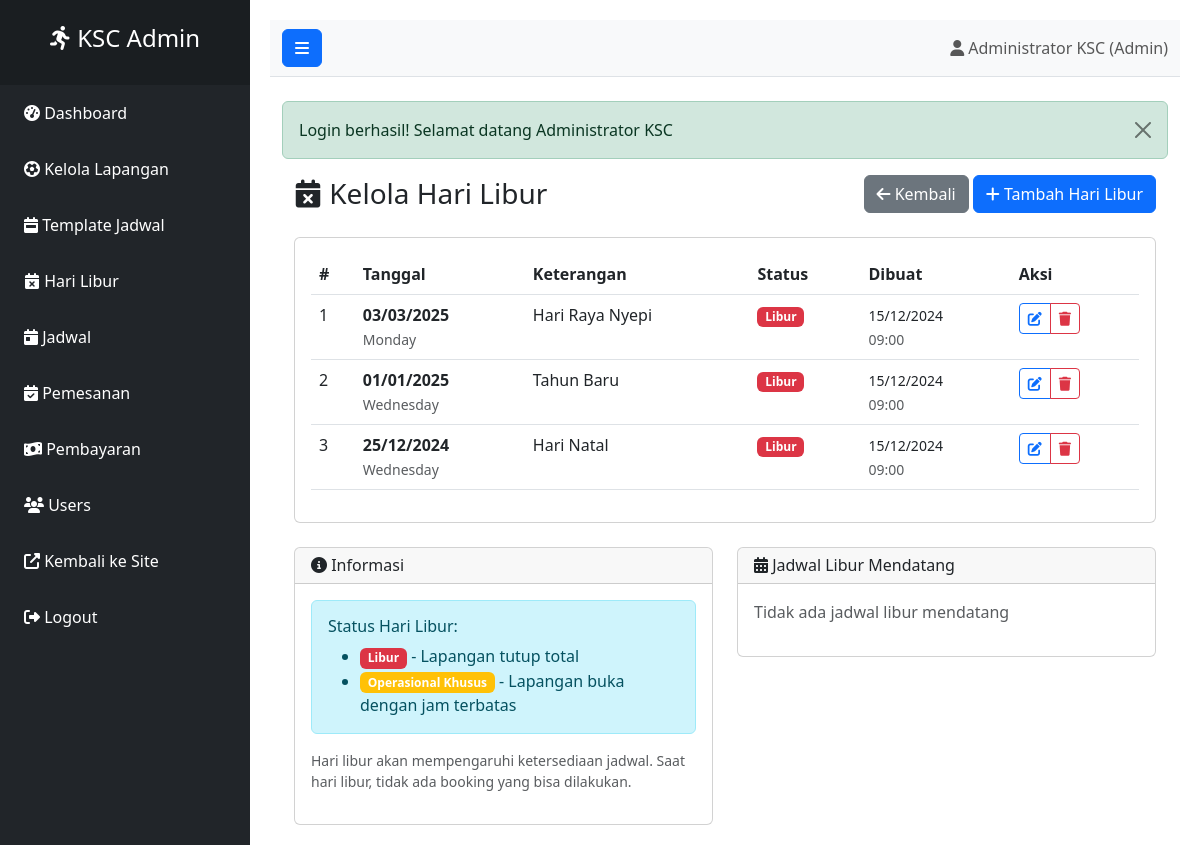
Screenshot of /admin/hari-libur.php (signed in) with the database file from the repository.
### tables this page shows
CREATE TABLE `hari_libur` (
  `id_libur` int(10) UNSIGNED NOT NULL,
  `tanggal` date NOT NULL,
  `keterangan` varchar(255) DEFAULT NULL,
  `status` enum('libur','operasional_khusus') DEFAULT 'libur',
  `created_at` timestamp NOT NULL DEFAULT current_timestamp(),
  `updated_at` timestamp NULL DEFAULT NULL ON UPDATE current_timestamp()
);

### includes/database.php (called while the page is built, shortened)
<?php
class Database {
    private $host = DB_HOST;
    private $user = DB_USER;
    private $pass = DB_PASS;
    private $dbname = DB_NAME;
    private $dbh;
    private $stmt;
    public function __construct() {
        $dsn = 'mysql:host=' . $this->host . ';dbname=' . $this->dbname . ';charset=utf8';
        $options = array(
            PDO::ATTR_PERSISTENT => true,
            PDO::ATTR_ERRMODE => PDO::ERRMODE_EXCEPTION
        );
        try {
            $this->dbh = new PDO($dsn, $this->user, $this->pass, $options);
        } catch(PDOException $e) {
            $this->error = $e->getMessage();
            echo $this->error;
        }
    }
    public function query($sql) {
        $this->stmt = $this->dbh->prepare($sql);
    }
    public function execute() {
        return $this->stmt->execute();
    }
    public function resultSet() {
        $this->execute();
        return $this->stmt->fetchAll(PDO::FETCH_OBJ);
    }
}
?>

### includes/functions.php (called while the page is built, shortened)
<?php
if (!function_exists('formatDate')) {
    function formatDate($date) {
        return date('d/m/Y', strtotime($date));
    }
}
?>

### admin/hari-libur.php (the view, shortened to what this page needs)
<?php
require_once '../includes/admin-header.php';
require_once '../includes/database.php';
require_once '../includes/functions.php';
$db = new Database();
$db->query('SELECT * FROM hari_libur ORDER BY tanggal DESC');
$holidays = $db->resultSet();
?>
<div class="container-fluid">
    <div class="d-flex justify-content-between align-items-center mb-4">
        <h1 class="h3 mb-0"><i class="fas fa-calendar-times"></i> Kelola Hari Libur</h1>
        <div>
            <a href="dashboard.php" class="btn btn-secondary">
                <i class="fas fa-arrow-left"></i> Kembali
            </a>
            <button type="button" class="btn btn-primary" data-bs-toggle="modal" data-bs-target="#addHolidayModal">
                <i class="fas fa-plus"></i> Tambah Hari Libur
            </button>
        </div>
    </div>
    <div class="card">
        <div class="card-body">
            <div class="table-responsive">
                <table class="table table-hover">
                    <thead>
                        <tr>
                            <th>#</th>
                            <th>Tanggal</th>
                            <th>Keterangan</th>
                            <th>Status</th>
                            <th>Dibuat</th>
                            <th>Aksi</th>
                        </tr>
                    </thead>
                    <tbody>
                        <?php if (empty($holidays)): ?>
                            <tr>
                                <td colspan="6" class="text-center text-muted">Belum ada hari libur</td>
                            </tr>
                        <?php else: ?>
                            <?php foreach ($holidays as $index => $holiday): ?>
                            <tr>
                                <td><?= $index + 1 ?></td>
                                <td>
                                    <strong><?= formatDate($holiday->tanggal) ?></strong><br>
                                    <small class="text-muted"><?= date('l', strtotime($holiday->tanggal)) ?></small>
                                </td>
                                <td><?= htmlspecialchars($holiday->keterangan) ?></td>
                                <td>
                                    <?php if ($holiday->status === 'libur'): ?>
                                        <span class="badge bg-danger">Libur</span>
                                    <?php else: ?>
                                        <span class="badge bg-warning">Operasional Khusus</span>
                                    <?php endif; ?>
                                </td>
                                <td>
                                    <small><?= formatDate($holiday->created_at) ?></small><br>
                                    <small class="text-muted"><?= date('H:i', strtotime($holiday->created_at)) ?></small>
                                </td>
                                <td>
                                    <div class="btn-group btn-group-sm">
                                        <button type="button" class="btn btn-outline-primary"
                                                onclick="editHoliday(<?= $holiday->id_libur ?>)">
                                            <i class="fas fa-edit"></i>
                                        </button>
                                        <a href="hari-libur.php?delete=<?= $holiday->id_libur ?>"
                                           class="btn btn-outline-danger"
                                           onclick="return confirm('Hapus hari libur ini?')">
                                            <i class="fas fa-trash"></i>
                                        </a>
                                    </div>
                                </td>
                            </tr>
                            <?php endforeach; ?>
                        <?php endif; ?>
                    </tbody>
                </table>
            </div>
        </div>
    </div>
    <div class="row mt-4">
        <div class="col-md-6">
            <div class="card">
                <div class="card-header">
                    <h6 class="mb-0"><i class="fas fa-info-circle"></i> Informasi</h6>
                </div>
                <div class="card-body">
                    <div class="alert alert-info">
                        <h6>Status Hari Libur:</h6>
                        <ul class="mb-0">
                            <li><span class="badge bg-danger">Libur</span> - Lapangan tutup total</li>
                            <li><span class="badge bg-warning">Operasional Khusus</span> - Lapangan buka dengan jam terbatas</li>
                        </ul>
                    </div>
                    <p class="small text-muted">
                        Hari libur akan mempengaruhi ketersediaan jadwal.
                        Saat hari libur, tidak ada booking yang bisa dilakukan.
                    </p>
                </div>
            </div>
        </div>
        <div class="col-md-6">
            <div class="card">
                <div class="card-header">
                    <h6 class="mb-0"><i class="fas fa-calendar-alt"></i> Jadwal Libur Mendatang</h6>
                </div>
                <div class="card-body">
                    <?php
                    $db->query('SELECT * FROM hari_libur
                               WHERE tanggal >= CURDATE()
                               ORDER BY tanggal ASC LIMIT 5');
                    $upcoming = $db->resultSet();
                    if (empty($upcoming)): ?>
                        <p class="text-muted">Tidak ada jadwal libur mendatang</p>
                    <?php endif; ?>
                </div>
            </div>
        </div>
    </div>
</div>
<?php require_once '../includes/admin-footer.php'; ?>

### rows the page displays
hari_libur: tanggal "03/03/2025", tanggal "Monday", keterangan "Hari Raya Nyepi", status "Libur", created_at "15/12/2024", created_at "09:00"
hari_libur: tanggal "01/01/2025", tanggal "Wednesday", keterangan "Tahun Baru", status "Libur", created_at "15/12/2024", created_at "09:00"
hari_libur: tanggal "25/12/2024", tanggal "Wednesday", keterangan "Hari Natal", status "Libur", created_at "15/12/2024", created_at "09:00"

### other values shown
$_SESSION['nama'] "Administrator KSC"
$message "Login berhasil! Selamat datang Administrator KSC"
